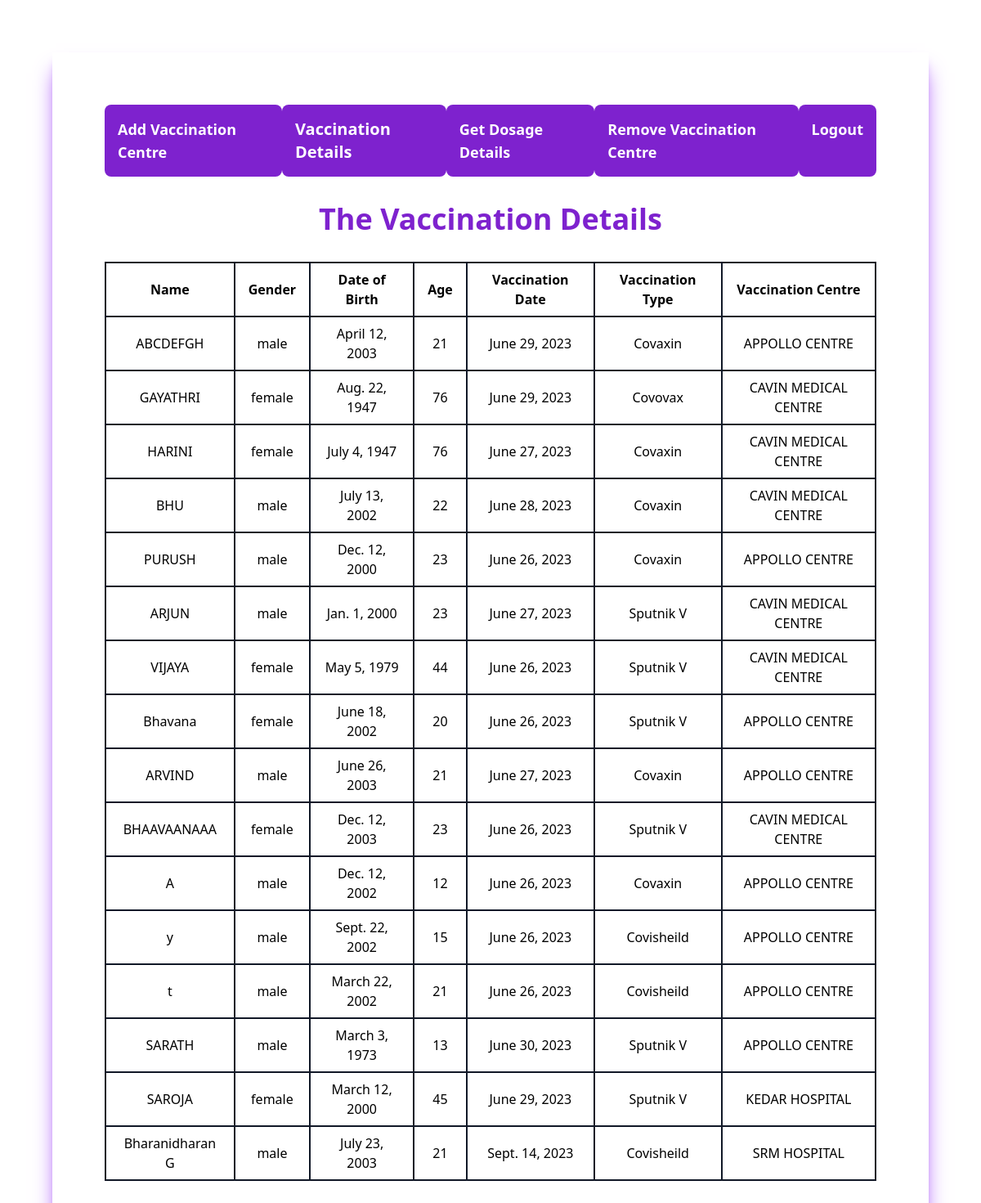
The app's page /getvaccinationdetails/ with its own data.
### vaccination/models.py (models this page shows, shortened)
class AppliedVaccination(models.Model):
    name = models.CharField(max_length=100)
    gender = models.CharField(max_length=10, default='Unknown')
    dob = models.DateField(default=date.today)
    age = models.IntegerField()
    vaccination_date = models.DateField(default=date.today)
    vaccination_type = models.CharField(max_length=10, default='Unknown')
    vaccination_centre = models.ForeignKey(VaccinationCentre, on_delete=models.CASCADE)

class VaccinationCentre(models.Model):
    name = models.CharField(max_length=100)
    location = models.CharField(max_length=100)
    working_hours = models.CharField(max_length=100, default='9am to 10pm')
    available_slots = models.IntegerField(default=10)
    slots_per_day = models.IntegerField(default=10)
    dosages_available = models.IntegerField(default=0)
    def available_slots(self):
        booked_slots = AppliedVaccination.objects.filter(vaccination_centre=self).count()
        max_slots = 10
        available_slots = max_slots - booked_slots
        if available_slots < 0:
            available_slots = 0
        return available_slots

### vaccination/views.py (the view)
# urls.py: path('getvaccinationdetails/', views.getvaccinationdetails_view, name='getvaccinationdetails'),
def getvaccinationdetails_view(request):
    centres = AppliedVaccination.objects.all()
    return render(request, 'getvaccinationdetails.html', {'centres': centres})

### templates/getvaccinationdetails.html (shortened to what this page needs)
<!DOCTYPE html>
<html>
  <head>
    <script src="https://cdn.tailwindcss.com"></script>
  </head>
  <body class="flex flex-col text-black justify-center items-center space-y-8 shadow-xl shadow-purple-500 hover:shadow-purple-100 transition p-16 m-16">
    <div class="flex flex-row justify-around w-full text-white">
      <a href="{% url 'add_centre' %}" class="bg-purple-700 px-4 py-4 text-lg font-semibold rounded-lg hover:bg-white hover:text-purple-700 hover:shadow-lg transition">Add Vaccination Centre</a>
      <a href="{% url 'getvaccinationdetails' %}" class="bg-purple-700 px-4 py-4 text-xl font-semibold rounded-lg hover:bg-white hover:text-purple-700 hover:shadow-xl transition">Vaccination Details</a>
      <a href="{% url 'get_dosage_details' %}" class="bg-purple-700 px-4 py-4 text-lg font-semibold rounded-lg hover:bg-white hover:text-purple-700 hover:shadow-lg transition">Get Dosage Details</a>
      <a href="{% url 'remove_centre' %}" class="bg-purple-700 px-4 py-4 text-lg font-semibold rounded-lg hover:bg-white hover:text-purple-700 hover:shadow-lg transition">Remove Vaccination Centre</a>
      <a href="{% url 'logout' %}" class="bg-purple-700 px-4 py-4 text-lg font-semibold rounded-lg hover:bg-white hover:text-purple-700 hover:shadow-lg transition">Logout</a>
    </div>
    <h1 class="text-purple-700 font-bold text-4xl">The Vaccination Details</h1>
    <div class="w-full">
      <table class="w-full border-collapse">
        <thead>
          <tr>
            <th class="px-4 py-2 border-2 border-gray-900">Name</th>
            <th class="px-4 py-2 border-2 border-gray-900">Gender</th>
            <th class="px-4 py-2 border-2 border-gray-900">Date of Birth</th>
            <th class="px-4 py-2 border-2 border-gray-900">Age</th>
            <th class="px-4 py-2 border-2 border-gray-900">Vaccination Date</th>
            <th class="px-4 py-2 border-2 border-gray-900">Vaccination Type</th>
            <th class="px-4 py-2 border-2 border-gray-900">Vaccination Centre</th>
          </tr>
        </thead>
        <tbody>
          {% for centre in centres %}
          <tr>
            <td class="px-4 py-2 border-2 border-gray-900 text-center">{{ centre.name }}</td>
            <td class="px-4 py-2 border-2 border-gray-900 text-center">{{ centre.gender }}</td>
            <td class="px-4 py-2 border-2 border-gray-900 text-center">{{ centre.dob }}</td>
            <td class="px-4 py-2 border-2 border-gray-900 text-center">{{ centre.age }}</td>
            <td class="px-4 py-2 border-2 border-gray-900 text-center">{{ centre.vaccination_date }}</td>
            <td class="px-4 py-2 border-2 border-gray-900 text-center">{{ centre.vaccination_type }}</td>
            <td class="px-4 py-2 border-2 border-gray-900 text-center">{{ centre.vaccination_centre.name }}</td>
          </tr>
          {% endfor %}
        </tbody>
      </table>
    </div>
  </body>
</html>

### records on screen
AppliedVaccination: name "ABCDEFGH", gender "male", dob "April 12, 2003", age "21", vaccination_date "June 29, 2023", vaccination_type "Covaxin", vaccination_centre.name "APPOLLO CENTRE"
AppliedVaccination: name "GAYATHRI", gender "female", dob "Aug. 22, 1947", age "76", vaccination_date "June 29, 2023", vaccination_type "Covovax", vaccination_centre.name "CAVIN MEDICAL CENTRE"
AppliedVaccination: name "HARINI", gender "female", dob "July 4, 1947", age "76", vaccination_date "June 27, 2023", vaccination_type "Covaxin", vaccination_centre.name "CAVIN MEDICAL CENTRE"
AppliedVaccination: name "BHU", gender "male", dob "July 13, 2002", age "22", vaccination_date "June 28, 2023", vaccination_type "Covaxin", vaccination_centre.name "CAVIN MEDICAL CENTRE"
AppliedVaccination: name "PURUSH", gender "male", dob "Dec. 12, 2000", age "23", vaccination_date "June 26, 2023", vaccination_type "Covaxin", vaccination_centre.name "APPOLLO CENTRE"
AppliedVaccination: name "ARJUN", gender "male", dob "Jan. 1, 2000", age "23", vaccination_date "June 27, 2023", vaccination_type "Sputnik V", vaccination_centre.name "CAVIN MEDICAL CENTRE"
AppliedVaccination: name "VIJAYA", gender "female", dob "May 5, 1979", age "44", vaccination_date "June 26, 2023", vaccination_type "Sputnik V", vaccination_centre.name "CAVIN MEDICAL CENTRE"
AppliedVaccination: name "Bhavana", gender "female", dob "June 18, 2002", age "20", vaccination_date "June 26, 2023", vaccination_type "Sputnik V", vaccination_centre.name "APPOLLO CENTRE"
AppliedVaccination: name "ARVIND", gender "male", dob "June 26, 2003", age "21", vaccination_date "June 27, 2023", vaccination_type "Covaxin", vaccination_centre.name "APPOLLO CENTRE"
AppliedVaccination: name "BHAAVAANAAA", gender "female", dob "Dec. 12, 2003", age "23", vaccination_date "June 26, 2023", vaccination_type "Sputnik V", vaccination_centre.name "CAVIN MEDICAL CENTRE"
AppliedVaccination: name "A", gender "male", dob "Dec. 12, 2002", age "12", vaccination_date "June 26, 2023", vaccination_type "Covaxin", vaccination_centre.name "APPOLLO CENTRE"
AppliedVaccination: name "y", gender "male", dob "Sept. 22, 2002", age "15", vaccination_date "June 26, 2023", vaccination_type "Covisheild", vaccination_centre.name "APPOLLO CENTRE"
AppliedVaccination: name "t", gender "male", dob "March 22, 2002", age "21", vaccination_date "June 26, 2023", vaccination_type "Covisheild", vaccination_centre.name "APPOLLO CENTRE"
AppliedVaccination: name "SARATH", gender "male", dob "March 3, 1973", age "13", vaccination_date "June 30, 2023", vaccination_type "Sputnik V", vaccination_centre.name "APPOLLO CENTRE"
AppliedVaccination: name "SAROJA", gender "female", dob "March 12, 2000", age "45", vaccination_date "June 29, 2023", vaccination_type "Sputnik V", vaccination_centre.name "KEDAR HOSPITAL"
AppliedVaccination: name "Bharanidharan G", gender "male", dob "July 23, 2003", age "21", vaccination_date "Sept. 14, 2023", vaccination_type "Covisheild", vaccination_centre.name "SRM HOSPITAL"
